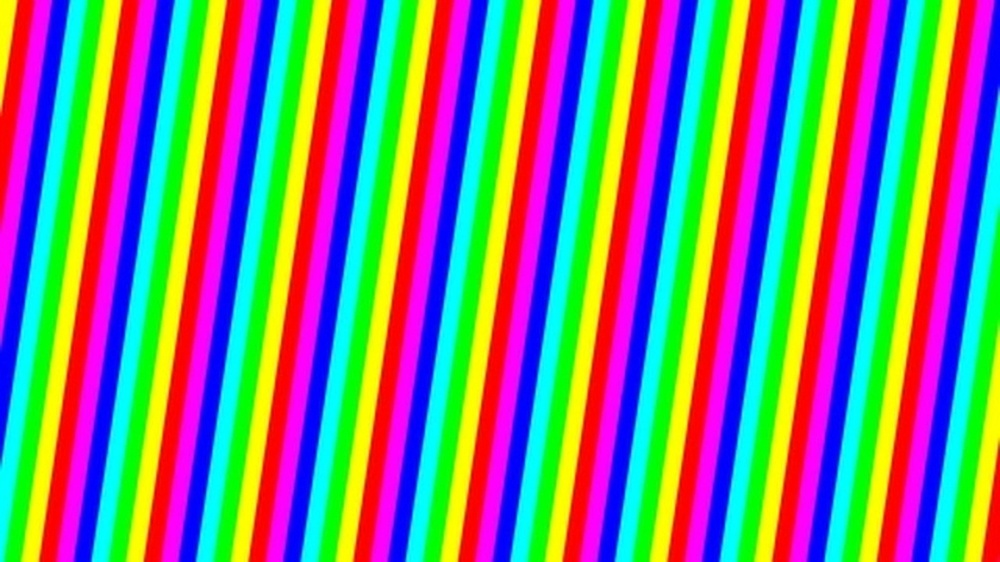
#> input picture current_abstract_video_image.jpg, 1000 x 562 px, shrunk from 3840 x 2160 before the run
$ python apply_swirl.py ../current_abstract_video_image.jpg out.png
#> lines starting #> are read from the running program, lines starting #| are printed output that depends on the picture
import random
import numpy as np
from PIL import Image
from skimage.transform import swirl
import sys, signal

def handle_interrupt(sig, frame):
    print("\n🌀 Swirl process interrupted")
    sys.exit(1)

signal.signal(signal.SIGINT, handle_interrupt)


# === Input / Output Paths ===
input_path = sys.argv[1]
output_path = sys.argv[2]

# === Load Image ===
img = Image.open(input_path).convert("RGB")
#> img is the input picture: PIL image 1000x562 RGB; mean R, G, B 126.3, 127.6, 128.3
np_img = np.array(img)
height, width = np_img.shape[:2]
#> height = 562; width = 1000

# === Grid setup for full balance ===
grid_cols = 6  # balanced spread
grid_rows = 4
swirls_per_cell = 2
num_swirls = grid_cols * grid_rows * swirls_per_cell

cell_w = width // grid_cols
#> cell_w = 166
cell_h = height // grid_rows
#> cell_h = 140

print(f"🌀 Applying {num_swirls} swirls (balanced left/right)...")

for row in range(grid_rows):
    for col in range(grid_cols):
        for _ in range(swirls_per_cell):
            center_x = random.randint(col * cell_w, (col + 1) * cell_w - 1)
            center_y = random.randint(row * cell_h, (row + 1) * cell_h - 1)

            # Balanced strength and size
            radius = random.randint(int(0.2 * min(width, height)), int(0.35 * min(width, height)))
            strength = random.uniform(15, 30)

            print(f"🌪 Swirl at ({center_x},{center_y}) with strength={strength:.1f}, radius={radius}")
            np_img = swirl(
                np_img,
                center=(center_y, center_x),
                strength=strength,
                radius=radius,
                rotation=0,
                mode='reflect'
            )
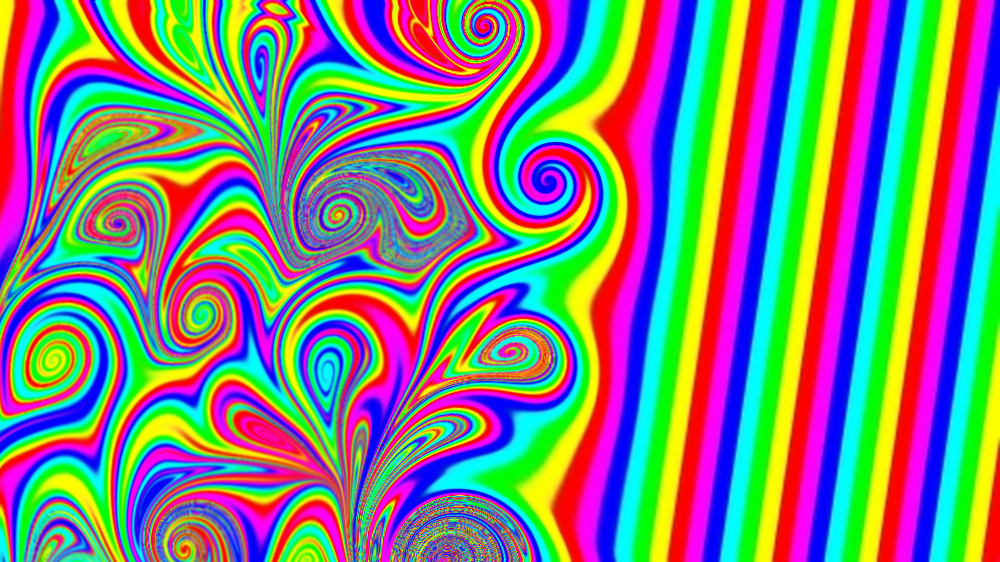
#> np_img: shape (562, 1000, 3) float64; mean R, G, B 0.496, 0.501, 0.502

# === Save Output ===
out_img = Image.fromarray((np.clip(np_img, 0, 1) * 255).astype(np.uint8))
out_img.save(output_path)
print(f"✅ Swirled image saved to: {output_path}")
